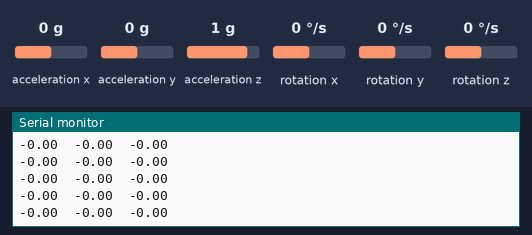
Recording of a sketch running on a simulated Arduino Uno, built with avr-gcc and run on an emulated ATmega328P. Shown: the last lines printed to the serial monitor. Wiring (inferred from the names in the program): MPU-6050 motion sensor at I2C address 0x68. Inputs (shaded band) come from the test bench; at power-on: rotation x 0 °/s, rotation y 0 °/s, rotation z 0 °/s, acceleration x 0 g, acceleration y 0 g, acceleration z 1 g.

Above: at 1.7 s.
1.8 s: rotation x set to -192 °/s
At 2.3 s:
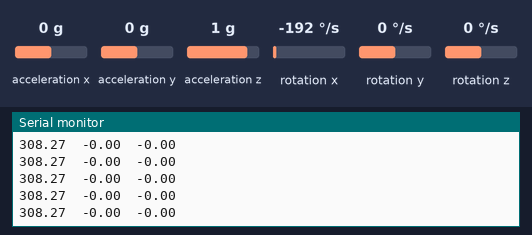
4.8 s: rotation y set to -192 °/s
At 5.6 s:
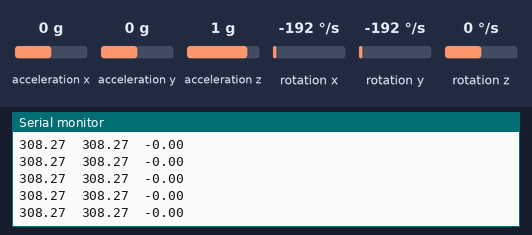
7.8 s: rotation z set to -192 °/s
At 8.8 s:
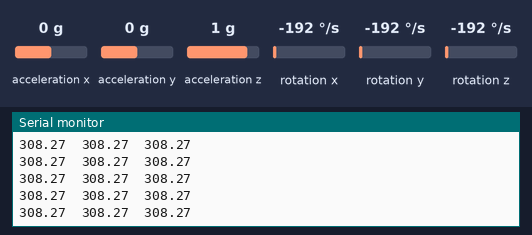
12.3 s: rotation x set to 12 °/s
At 12.8 s:
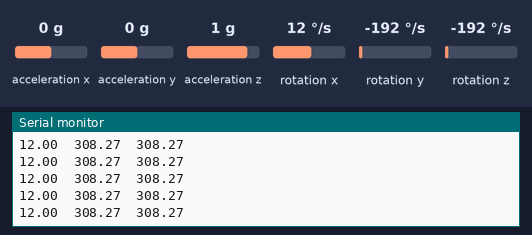
Timing chart, 0 to 15.3 s (numbered marks = the images above; inputs shaded):
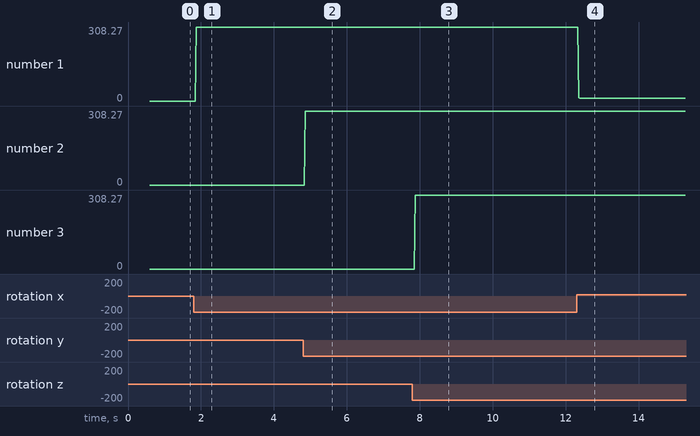

The sketch:

mpu9150_raw.ino
```cpp
// MPU-9150 Accelerometer + Gyro + Compass + Temperature
// -----------------------------
//
// By arduino.cc user "frtrobotik" (Tobias Hübner)
//
//
// July 2013
//      first version
//
// Open Source / Public Domain
//
// Using Arduino 1.0.1
// It will not work with an older version,
// since Wire.endTransmission() uses a parameter
// to hold or release the I2C bus.
//
// Documentation:
// - The InvenSense documents:
//   - "MPU-9150 Product Specification Revision 4.0",
//     PS-MPU-9150A.pdf
//   - "MPU-9150 Register Map and Descriptions Revision 4.0",
//     RM-MPU-9150A-00.pdf
//   - "MPU-9150 9-Axis Evaluation Board User Guide"
//     AN-MPU-9150EVB-00.pdf
//
// The accuracy is 16-bits.
//
// Some parts are copied by the MPU-6050 Playground page.
// playground.arduino.cc/Main/MPU-6050
// There are more Registervalues. Here are only the most
// nessecary ones to get started with this sensor.

#include <Wire.h>

// Register names according to the datasheet.
// According to the InvenSense document
// "MPU-9150 Register Map and Descriptions Revision 4.0",

#define MPU9150_SELF_TEST_X        0x0D   // R/W
#define MPU9150_SELF_TEST_Y        0x0E   // R/W
#define MPU9150_SELF_TEST_X        0x0F   // R/W
#define MPU9150_SELF_TEST_A        0x10   // R/W
#define MPU9150_SMPLRT_DIV         0x19   // R/W
#define MPU9150_CONFIG             0x1A   // R/W
#define MPU9150_GYRO_CONFIG        0x1B   // R/W
#define MPU9150_ACCEL_CONFIG       0x1C   // R/W
#define MPU9150_FF_THR             0x1D   // R/W
#define MPU9150_FF_DUR             0x1E   // R/W
#define MPU9150_MOT_THR            0x1F   // R/W
#define MPU9150_MOT_DUR            0x20   // R/W
#define MPU9150_ZRMOT_THR          0x21   // R/W
#define MPU9150_ZRMOT_DUR          0x22   // R/W
#define MPU9150_FIFO_EN            0x23   // R/W
#define MPU9150_I2C_MST_CTRL       0x24   // R/W
#define MPU9150_I2C_SLV0_ADDR      0x25   // R/W
#define MPU9150_I2C_SLV0_REG       0x26   // R/W
#define MPU9150_I2C_SLV0_CTRL      0x27   // R/W
#define MPU9150_I2C_SLV1_ADDR      0x28   // R/W
#define MPU9150_I2C_SLV1_REG       0x29   // R/W
#define MPU9150_I2C_SLV1_CTRL      0x2A   // R/W
#define MPU9150_I2C_SLV2_ADDR      0x2B   // R/W
#define MPU9150_I2C_SLV2_REG       0x2C   // R/W
#define MPU9150_I2C_SLV2_CTRL      0x2D   // R/W
#define MPU9150_I2C_SLV3_ADDR      0x2E   // R/W
#define MPU9150_I2C_SLV3_REG       0x2F   // R/W
#define MPU9150_I2C_SLV3_CTRL      0x30   // R/W
#define MPU9150_I2C_SLV4_ADDR      0x31   // R/W
#define MPU9150_I2C_SLV4_REG       0x32   // R/W
#define MPU9150_I2C_SLV4_DO        0x33   // R/W
#define MPU9150_I2C_SLV4_CTRL      0x34   // R/W
#define MPU9150_I2C_SLV4_DI        0x35   // R
#define MPU9150_I2C_MST_STATUS     0x36   // R
#define MPU9150_INT_PIN_CFG        0x37   // R/W
#define MPU9150_INT_ENABLE         0x38   // R/W
#define MPU9150_INT_STATUS         0x3A   // R
#define MPU9150_ACCEL_XOUT_H       0x3B   // R
#define MPU9150_ACCEL_XOUT_L       0x3C   // R
#define MPU9150_ACCEL_YOUT_H       0x3D   // R
#define MPU9150_ACCEL_YOUT_L       0x3E   // R
#define MPU9150_ACCEL_ZOUT_H       0x3F   // R
#define MPU9150_ACCEL_ZOUT_L       0x40   // R
#define MPU9150_TEMP_OUT_H         0x41   // R
#define MPU9150_TEMP_OUT_L         0x42   // R
#define MPU9150_GYRO_XOUT_H        0x43   // R
#define MPU9150_GYRO_XOUT_L        0x44   // R
#define MPU9150_GYRO_YOUT_H        0x45   // R
#define MPU9150_GYRO_YOUT_L        0x46   // R
#define MPU9150_GYRO_ZOUT_H        0x47   // R
#define MPU9150_GYRO_ZOUT_L        0x48   // R
#define MPU9150_EXT_SENS_DATA_00   0x49   // R
#define MPU9150_EXT_SENS_DATA_01   0x4A   // R
#define MPU9150_EXT_SENS_DATA_02   0x4B   // R
#define MPU9150_EXT_SENS_DATA_03   0x4C   // R
#define MPU9150_EXT_SENS_DATA_04   0x4D   // R
#define MPU9150_EXT_SENS_DATA_05   0x4E   // R
#define MPU9150_EXT_SENS_DATA_06   0x4F   // R
#define MPU9150_EXT_SENS_DATA_07   0x50   // R
#define MPU9150_EXT_SENS_DATA_08   0x51   // R
#define MPU9150_EXT_SENS_DATA_09   0x52   // R
#define MPU9150_EXT_SENS_DATA_10   0x53   // R
#define MPU9150_EXT_SENS_DATA_11   0x54   // R
#define MPU9150_EXT_SENS_DATA_12   0x55   // R
#define MPU9150_EXT_SENS_DATA_13   0x56   // R
#define MPU9150_EXT_SENS_DATA_14   0x57   // R
#define MPU9150_EXT_SENS_DATA_15   0x58   // R
#define MPU9150_EXT_SENS_DATA_16   0x59   // R
#define MPU9150_EXT_SENS_DATA_17   0x5A   // R
#define MPU9150_EXT_SENS_DATA_18   0x5B   // R
#define MPU9150_EXT_SENS_DATA_19   0x5C   // R
#define MPU9150_EXT_SENS_DATA_20   0x5D   // R
#define MPU9150_EXT_SENS_DATA_21   0x5E   // R
#define MPU9150_EXT_SENS_DATA_22   0x5F   // R
#define MPU9150_EXT_SENS_DATA_23   0x60   // R
#define MPU9150_MOT_DETECT_STATUS  0x61   // R
#define MPU9150_I2C_SLV0_DO        0x63   // R/W
#define MPU9150_I2C_SLV1_DO        0x64   // R/W
#define MPU9150_I2C_SLV2_DO        0x65   // R/W
#define MPU9150_I2C_SLV3_DO        0x66   // R/W
#define MPU9150_I2C_MST_DELAY_CTRL 0x67   // R/W
#define MPU9150_SIGNAL_PATH_RESET  0x68   // R/W
#define MPU9150_MOT_DETECT_CTRL    0x69   // R/W
#define MPU9150_USER_CTRL          0x6A   // R/W
#define MPU9150_PWR_MGMT_1         0x6B   // R/W
#define MPU9150_PWR_MGMT_2         0x6C   // R/W
#define MPU9150_FIFO_COUNTH        0x72   // R/W
#define MPU9150_FIFO_COUNTL        0x73   // R/W
#define MPU9150_FIFO_R_W           0x74   // R/W
#define MPU9150_WHO_AM_I           0x75   // R

//MPU9150 Compass
#define MPU9150_CMPS_XOUT_L        0x4A   // R
#define MPU9150_CMPS_XOUT_H        0x4B   // R
#define MPU9150_CMPS_YOUT_L        0x4C   // R
#define MPU9150_CMPS_YOUT_H        0x4D   // R
#define MPU9150_CMPS_ZOUT_L        0x4E   // R
#define MPU9150_CMPS_ZOUT_H        0x4F   // R


// I2C address 0x69 could be 0x68 depends on your wiring.
int MPU9150_I2C_ADDRESS = 0x68;


//Variables where our values can be stored
float cmps[3];
float acc[3];
float gyro[3];
float gyroOffset[3];
int temp;

float angle;

unsigned long lTime, now;
unsigned long dT = 0;
void setup()
{
	// Initialize the Serial Bus for printing data.
	Serial.begin(9600);

	// Initialize the 'Wire' class for the I2C-bus.
	Wire.begin();
	delay(50);
	// Clear the 'sleep' bit to start the sensor.
	MPU9150_writeSensor(MPU9150_PWR_MGMT_1, 0);
	delay(50);
	//MPU9150_setupCompass();

	//
	for (int x = 0; x<100; x++)
	{
		gyroOffset[0] += MPU9150_readSensor(MPU9150_GYRO_XOUT_L, MPU9150_GYRO_XOUT_H) / 131;
		gyroOffset[1] += MPU9150_readSensor(MPU9150_GYRO_YOUT_L, MPU9150_GYRO_YOUT_H) / 131;
		gyroOffset[2] += MPU9150_readSensor(MPU9150_GYRO_ZOUT_L, MPU9150_GYRO_ZOUT_H) / 131;
		delay(2);
	}
	gyroOffset[0] /= 100;
	gyroOffset[1] /= 100;
	gyroOffset[2] /= 100;
}

//16384

void loop()
{
	// Print all sensor values which the sensor provides
	// Formated all values as x, y, and z in order for
	// Compass, Gyro, Acceleration. The First value is
	// the temperature.32768

	//double dT = ((double)MPU9150_readSensor(MPU9150_TEMP_OUT_L, MPU9150_TEMP_OUT_H) + 12412.0) / 340.0;
	// Magnetometer
	int mx = MPU9150_readSensor(MPU9150_CMPS_XOUT_L, MPU9150_CMPS_XOUT_H);
	int my = MPU9150_readSensor(MPU9150_CMPS_YOUT_L, MPU9150_CMPS_YOUT_H);
	int mz = MPU9150_readSensor(MPU9150_CMPS_ZOUT_L, MPU9150_CMPS_ZOUT_H);

	// Gyro Rates
	int p = MPU9150_readSensor(MPU9150_GYRO_XOUT_L, MPU9150_GYRO_XOUT_H);
	int q = MPU9150_readSensor(MPU9150_GYRO_YOUT_L, MPU9150_GYRO_YOUT_H);
	int r = MPU9150_readSensor(MPU9150_GYRO_ZOUT_L, MPU9150_GYRO_ZOUT_H);

	// Accelerometer
	int ax = MPU9150_readSensor(MPU9150_ACCEL_XOUT_L, MPU9150_ACCEL_XOUT_H);
	int ay = MPU9150_readSensor(MPU9150_ACCEL_YOUT_L, MPU9150_ACCEL_YOUT_H);
	int az = MPU9150_readSensor(MPU9150_ACCEL_ZOUT_L, MPU9150_ACCEL_ZOUT_H);

	// Get floating point values
	acc[0] = (double)ax / 16384;
	acc[1] = (double)ay / 16384;
	acc[2] = (double)az / 16384;
	double a[3] = { 0 };

	gyro[0] = (double)p / 131 - gyroOffset[0];
	gyro[1] = (double)q / 131 - gyroOffset[1];
	gyro[2] = (double)r / 131 - gyroOffset[2];

	cmps[0] = (double)mx*0.3;
	cmps[1] = (double)my*0.3;
	cmps[2] = (double)mz*0.3;

	//gyroY /=  131;
	//angle += 100/1000 * gyro[2];

	/*Serial.print(dT / 1000000, DEC);
	Serial.print("  ");
	Serial.print(angle);
	Serial.print("  ");
	Serial.print(acc[0]);
	Serial.print("  ");
	Serial.print(acc[1]);
	Serial.print("  ");
	Serial.print(acc[2]);
	Serial.print("  ");*/
	Serial.print(gyro[0]);
	Serial.print("  ");
	Serial.print(gyro[1]);
	Serial.print("  ");
	Serial.print(gyro[2]);
	Serial.print("  ");
	/*Serial.print(cmps[0]);
	Serial.print("  ");
	Serial.print(cmps[1]);
	Serial.print("  ");
	Serial.print(cmps[2]);*/
	Serial.println();

	//delay(100);
	now = millis();
	dT = lTime - now;
	lTime = now;
	delay(10);
}

//http://pansenti.wordpress.com/2013/03/26/pansentis-invensense-mpu-9150-software-for-arduino-is-now-on-github/
//Thank you to pansenti for setup code.
//I will documented this one later.
void MPU9150_setupCompass(){
	MPU9150_I2C_ADDRESS = 0x0C;      //change Adress to Compass

	MPU9150_writeSensor(0x0A, 0x00); //PowerDownMode
	MPU9150_writeSensor(0x0A, 0x0F); //SelfTest
	MPU9150_writeSensor(0x0A, 0x00); //PowerDownMode

	MPU9150_I2C_ADDRESS = 0x68;      //change Adress to MPU

	MPU9150_writeSensor(0x24, 0x40); //Wait for Data at Slave0
	MPU9150_writeSensor(0x25, 0x8C); //Set i2c address at slave0 at 0x0C
	MPU9150_writeSensor(0x26, 0x02); //Set where reading at slave 0 starts
	MPU9150_writeSensor(0x27, 0x88); //set offset at start reading and enable
	MPU9150_writeSensor(0x28, 0x0C); //set i2c address at slv1 at 0x0C
	MPU9150_writeSensor(0x29, 0x0A); //Set where reading at slave 1 starts
	MPU9150_writeSensor(0x2A, 0x81); //Enable at set length to 1
	MPU9150_writeSensor(0x64, 0x01); //overvride register
	MPU9150_writeSensor(0x67, 0x03); //set delay rate
	MPU9150_writeSensor(0x01, 0x80);

	MPU9150_writeSensor(0x34, 0x04); //set i2c slv4 delay
	MPU9150_writeSensor(0x64, 0x00); //override register
	MPU9150_writeSensor(0x6A, 0x00); //clear usr setting
	MPU9150_writeSensor(0x64, 0x01); //override register
	MPU9150_writeSensor(0x6A, 0x20); //enable master i2c mode
	MPU9150_writeSensor(0x34, 0x13); //disable slv4
}

////////////////////////////////////////////////////////////
///////// I2C functions to get easier all values ///////////
////////////////////////////////////////////////////////////

float MPU9150_readSensor(int addrL, int addrH){
	Wire.beginTransmission(MPU9150_I2C_ADDRESS);
	Wire.write(addrL);
	Wire.endTransmission(false);

	Wire.requestFrom(MPU9150_I2C_ADDRESS, 1, true);
	byte L = Wire.read();

	Wire.beginTransmission(MPU9150_I2C_ADDRESS);
	Wire.write(addrH);
	Wire.endTransmission(false);

	Wire.requestFrom(MPU9150_I2C_ADDRESS, 1, true);
	byte H = Wire.read();

	return ((H << 8) + L) - 32768;
}

int MPU9150_readSensor(int addr){
	Wire.beginTransmission(MPU9150_I2C_ADDRESS);
	Wire.write(addr);
	Wire.endTransmission(false);

	Wire.requestFrom(MPU9150_I2C_ADDRESS, 1, true);
	return Wire.read();
}

int MPU9150_writeSensor(int addr, int data){
	Wire.beginTransmission(MPU9150_I2C_ADDRESS);
	Wire.write(addr);
	Wire.write(data);
	Wire.endTransmission(true);

	return 1;
}
```

Measured:
- after the input at 1.8 s, the serial monitor: prints a new line after 0.07 s (image 1)
- after the input at 4.8 s, the serial monitor: prints a new line after 0.06 s (image 2)
- after the input at 7.8 s, the serial monitor: prints a new line after 0.08 s (image 3)
- after the input at 12.3 s, the serial monitor: prints a new line after 0.07 s (image 4)
- plotted number 1: 0 → 308.27 after the input at 1.8 s, 308.27 → 12 after the input at 12.3 s
